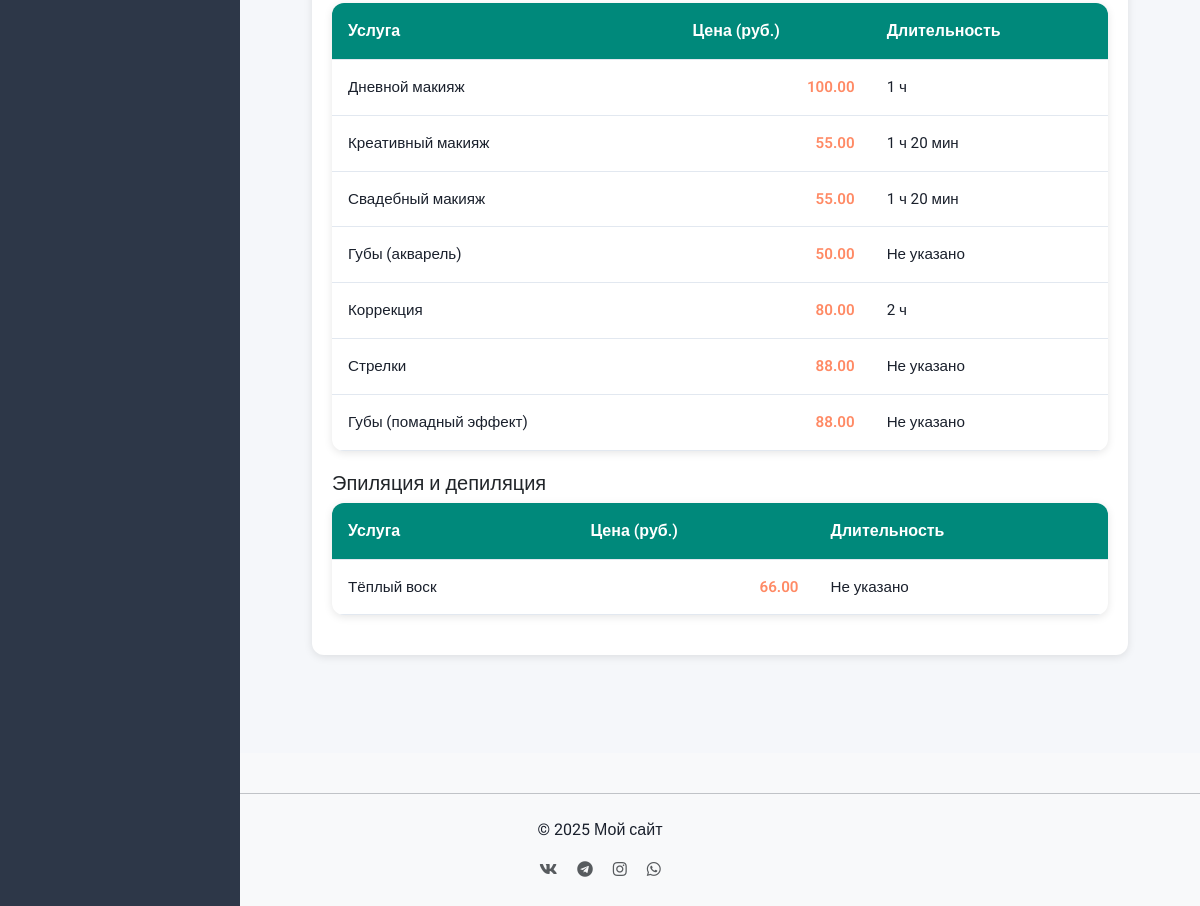
The page /accounts/profile/ (signed in, lower part) on the database as committed earlier.
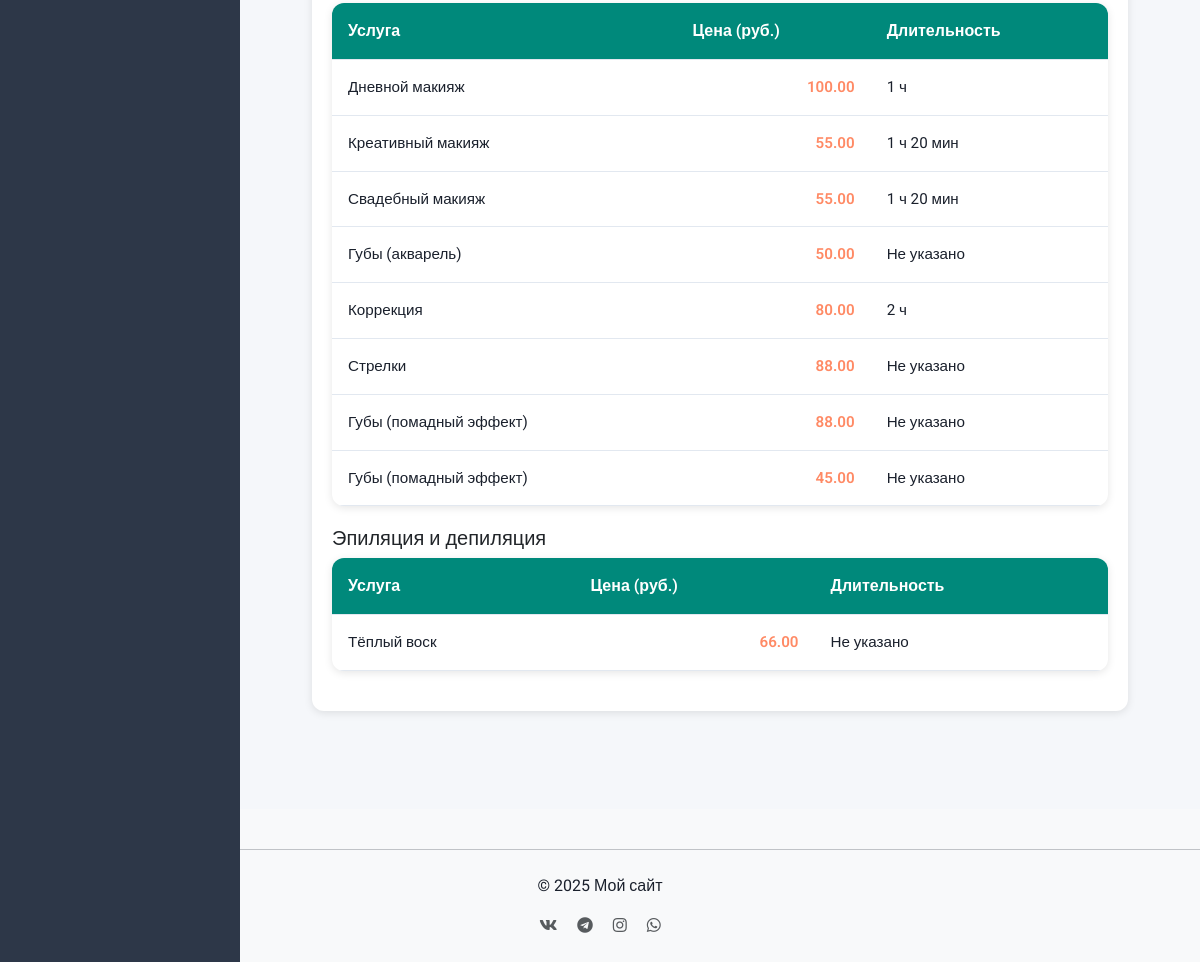
The same page on the database as committed later.
### accounts/models.py (models this page shows, shortened)
class ServicePrice(models.Model):
    workshop = models.ForeignKey(WorkshopProfile, on_delete=models.CASCADE, related_name='service_prices')
    activity_area = models.ForeignKey(ActivityArea, on_delete=models.CASCADE, verbose_name='Сфера деятельности')
    service_name = models.CharField(max_length=100, verbose_name='Название услуги')
    price = models.DecimalField(max_digits=10, decimal_places=2, verbose_name='Цена')
    duration = models.CharField(max_length=50, blank=True, verbose_name='Длительность')
    class Meta:
        verbose_name = 'Цена услуги'
        verbose_name_plural = 'Цены услуг'

### accounts/views.py (the view)
# urls.py: path('profile/', views.profile_view, name='profile'),
@login_required
def profile_view(request):
    client_profile = None
    workshop_profile = None
    is_client = False
    is_workshop = False
    grouped_activities = {}
    client_form = None
    workshop_form = None
    formset = None
    showcase_form = None
    upload_form = None
    showcase = None
    gallery = None
    grouped_prices = OrderedDict()
    try:
        client_profile = request.user.clientprofile
        is_client = True
        client_form = ClientProfileForm(instance=client_profile, initial={'email': request.user.email})
    except ClientProfile.DoesNotExist:
        try:
            workshop_profile = request.user.workshopprofile
            is_workshop = True
            workshop_form = WorkshopProfileForm(instance=workshop_profile, initial={'email': request.user.email})
            json_path = finders.find('services.json')
            if not json_path:
                logger.error("Файл services.json не найден")
                return JsonResponse({'success': False, 'errors': 'Service list not found.'}, status=500) if request.headers.get('X-Requested-With') == 'XMLHttpRequest' else redirect('accounts:profile')
            try:
                with open(json_path, 'r', encoding='utf-8') as f:
                    services_data = json.load(f)
                service_map = {item['code']: item['works'] for item in services_data}
            except json.JSONDecodeError as e:
                logger.error(f"Ошибка декодирования services.json: {str(e)}")
                return JsonResponse({'success': False, 'errors': 'Invalid services.json format.'}, status=500) if request.headers.get('X-Requested-With') == 'XMLHttpRequest' else redirect('accounts:profile')
            activity_codes = {str(area.id): area.code for area in workshop_profile.activity_area.all()}
            formset = ServicePriceFormSet(
                queryset=ServicePrice.objects.filter(workshop=workshop_profile),
                form_kwargs={'workshop': workshop_profile}
            )
            CATEGORY_TRANSLATIONS = {
                'hair': 'Уход за волосами',
                'nails': 'Ногтевой сервис',
                'cosmetology': 'Косметология',
                'makeup': 'Макияж',
                'brows_lashes': 'Уход за бровями и ресницами',
                'epilation': 'Эпиляция и депиляция',
                'body': 'Массаж и уход за телом',
                'tattoo_piercing': 'Тату и пирсинг',
                'styling': 'Стилистика и имидж',
                'kids': 'Детская бьюти-сфера',
                'alternative': 'Альтернативные направления',
                'education': 'Обучение и менторство'
            }
            grouped_activities = OrderedDict()
            for activity in workshop_profile.activity_area.all():
                cat = CATEGORY_TRANSLATIONS.get(activity.category, activity.get_category_display())
                grouped_activities.setdefault(cat, []).append(activity)
            prices = ServicePrice.objects.filter(workshop=workshop_profile)
            for price in prices:
                cat = CATEGORY_TRANSLATIONS.get(price.activity_area.category, price.activity_area.get_category_display())
                grouped_prices.setdefault(cat, []).append(price)
            showcase, created = Showcase.objects.get_or_create(workshop=workshop_profile)
            showcase_form = ShowcaseForm(instance=showcase)
            upload_form = GalleryImageForm()
            gallery = showcase.gallery_images.all()
        except WorkshopProfile.DoesNotExist:
            pass
    return render(request, 'accounts/profile.html', {
        'client_profile': client_profile,
        'workshop_profile': workshop_profile,
        'is_client': is_client,
        'is_workshop': is_workshop,
        'grouped_activities': grouped_activities,
        'user': request.user,
        'client_form': client_form,
        'workshop_form': workshop_form,
        'formset': formset,
        'service_map': service_map if is_workshop else {},
        'activity_codes': activity_codes if is_workshop else {},
        'showcase_form': showcase_form,
        'upload_form': upload_form,
        'showcase': showcase,
        'gallery': gallery,
        'grouped_prices': grouped_prices
    })

### accounts/context_processors.py (called while the page is built)
def user_type(request):
    if request.user.is_authenticated:
        try:
            request.user.workshopprofile
            return {'is_workshop': True, 'is_client': False}
        except WorkshopProfile.DoesNotExist:
            try:
                request.user.clientprofile
                return {'is_workshop': False, 'is_client': True}
            except ClientProfile.DoesNotExist:
                pass
    return {'is_workshop': False, 'is_client': False}

### accounts/models.py (called while the page is built)
    def __str__(self):
        return self.name

### accounts/templates/accounts/profile.html (shortened to what this page needs)
{% extends "base.html" %}
{% load static crispy_forms_tags format_duration %}
{% block content %}
<div class="dashboard-container">
  <div class="sidebar">
  </div>
  <div class="profile-container">
    <div id="profile-details" class="content-section active">
      {% if is_client %}
        <div class="card">
          <div class="card-header">
            <h4>Профиль клиента</h4>
          </div>
          <div class="card-body">
            <p class="profile-name"><strong>Имя:</strong> {{ client_profile.name|default:user.username }}</p>
            <p class="profile-email"><strong>Email:</strong> {{ user.email }}</p>
            <p class="profile-phone"><strong>Телефон:</strong> {{ client_profile.phone }}</p>
            <p class="profile-city"><strong>Город:</strong> {{ client_profile.city|default:"Не указано" }}</p>
            {% if is_client %}
<a href="{% url 'booking:client_my_appointments' %}">Мои записи</a>
{% endif %}
          </div>
        </div>
      {% elif is_workshop %}
        <div class="card">
          <div class="card-body">
            {% if workshop_profile.service_prices.exists %}
              {% for category, prices in grouped_prices.items %}
                <h5>{{ category }}</h5>
                <table class="price-table">
                  <thead>
                    <tr>
                      <th>Услуга</th>
                      <th>Цена (руб.)</th>
                      <th>Длительность</th>
                    </tr>
                  </thead>
                  <tbody>
                    {% for price in prices %}
                      <tr>
                        <td>{{ price.service_name }}</td>
                        <td class="price-cell">{{ price.price }}</td>
                        <td>{{ price.duration|format_duration|default:"Не указано" }}</td>
                      </tr>
                    {% endfor %}
                  </tbody>
                </table>
              {% endfor %}
            {% else %}
              <p>Цены на услуги не указаны.</p>
            {% endif %}
          </div>
        </div>
      {% else %}
        <p class="text-center">Профиль не найден.</p>
      {% endif %}
    </div>
  </div>
</div>
<link rel="stylesheet" href="https://cdnjs.cloudflare.com/ajax/libs/font-awesome/5.15.4/css/all.min.css">
{% endblock %}

Rows that differ between the two databases and show on the page:
added ServicePrice: service_name "Губы (помадный эффект)", price "45.00", duration "Не указано"
